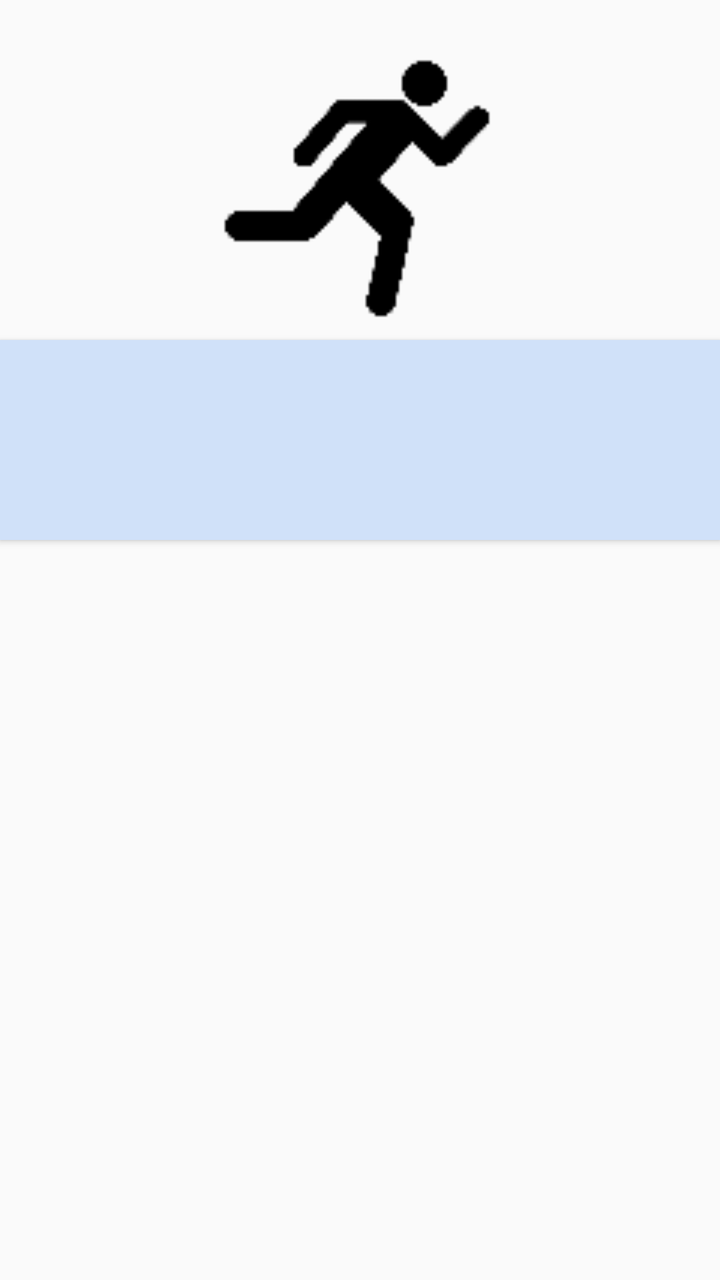
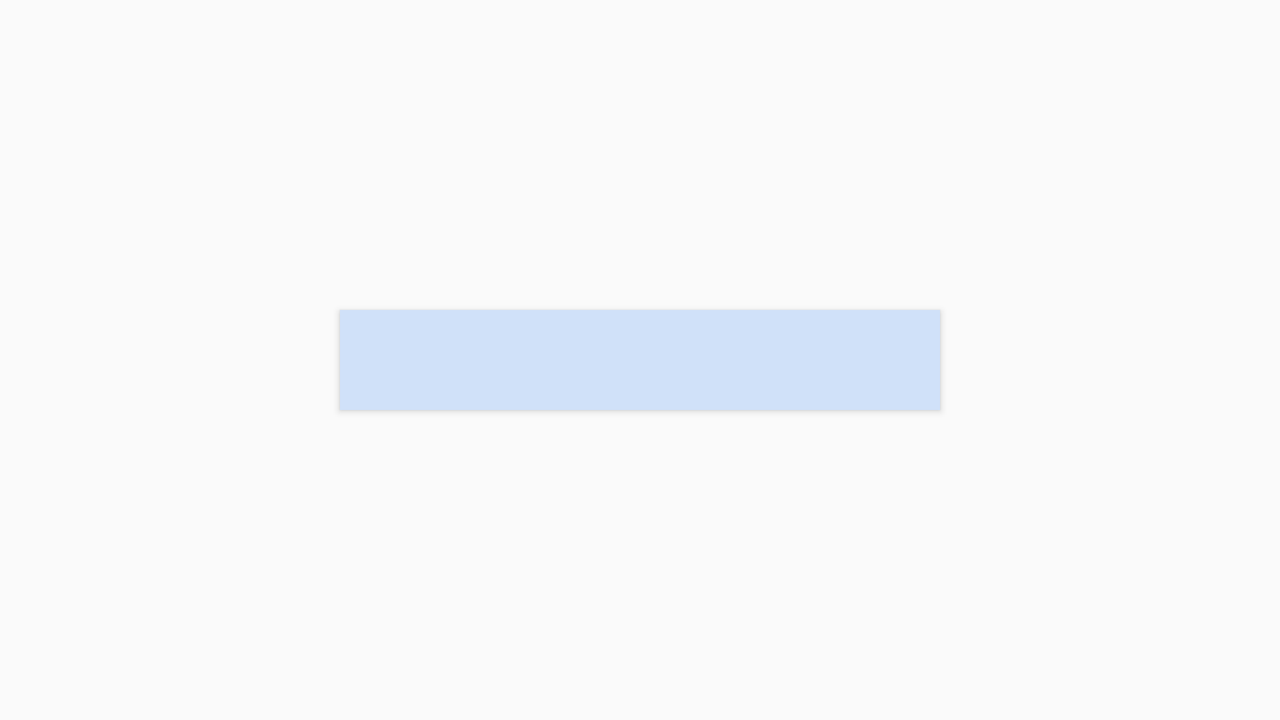

First picture: res/layout/ on a phone held upright. Second picture: the repository's own variant of that layout, on a device whose configuration matches the variant's folder. Source for both follows.
<!-- AndroidManifest.xml: application theme AppTheme -->
<!-- res/layout/activity_exercise.xml -->
<?xml version="1.0" encoding="utf-8"?>
<androidx.appcompat.widget.LinearLayoutCompat xmlns:android="http://schemas.android.com/apk/res/android"
    xmlns:tools="http://schemas.android.com/tools"
    android:layout_width="match_parent"
    android:layout_height="match_parent"
    tools:context=".ExerciseActivity">

    <LinearLayout
        android:layout_width="match_parent"
        android:layout_height="match_parent"
        android:orientation="vertical">

        <ImageView
            android:id="@+id/exerciseSymbol"
            android:layout_width="match_parent"
            android:layout_height="150dp"
            android:layout_marginTop="20dp"
            android:src="@drawable/run" />

        <TextView
            android:id="@+id/waitingBox"
            android:layout_width="match_parent"
            android:layout_height="50dp"
            android:gravity="center"
            android:text="@string/waiting"
            android:textSize="25sp"
            android:visibility="gone" />

        <GridLayout
            android:id="@+id/infoBox"
            android:layout_width="match_parent"
            android:layout_height="200dp"
            android:layout_marginStart="25dp"
            android:layout_marginTop="35dp"
            android:layout_marginEnd="25dp"
            android:columnCount="2"
            android:rowCount="8"
            android:visibility="gone">

            <TextView
                android:layout_width="150dp"
                android:layout_height="30dp"
                android:layout_row="0"
                android:layout_column="0"
                android:text="@string/distance"
                android:textSize="20sp" />

            <TextView
                android:id="@+id/distanceText"
                android:layout_height="30dp"
                android:layout_row="0"
                android:layout_column="1"
                android:layout_gravity="right"
                android:textSize="20sp" />

            <TextView
                android:layout_height="30dp"
                android:layout_row="1"
                android:layout_column="0"
                android:text="@string/speed"
                android:textSize="20sp" />

            <TextView
                android:id="@+id/speedText"
                android:layout_height="30dp"
                android:layout_row="1"
                android:layout_column="1"
                android:layout_gravity="right"
                android:textSize="20sp" />

            <TextView
                android:layout_height="30dp"
                android:layout_row="2"
                android:layout_column="0"
                android:text="@string/breaks"
                android:textSize="20sp" />

            <TextView
                android:id="@+id/breaksText"
                android:layout_height="30dp"
                android:layout_row="2"
                android:layout_column="1"
                android:layout_gravity="right"
                android:textSize="20sp" />

            <TextView
                android:layout_height="30dp"
                android:layout_row="3"
                android:layout_column="0"
                android:text="@string/breakTime"
                android:textSize="20sp" />

            <TextView
                android:id="@+id/breaksTimeText"
                android:layout_height="30dp"
                android:layout_row="3"
                android:layout_column="1"
                android:layout_gravity="right"
                android:textSize="20sp" />

            <TextView
                android:layout_height="30dp"
                android:layout_row="4"
                android:layout_column="0"
                android:text="@string/exerciseTime"
                android:textSize="20sp" />

            <TextView
                android:id="@+id/totalTimeText"
                android:layout_height="30dp"
                android:layout_row="4"
                android:layout_column="1"
                android:layout_gravity="right"
                android:textSize="20sp" />

            <TextView
                android:layout_width="150dp"
                android:layout_height="30dp"
                android:layout_row="5"
                android:layout_column="0"
                android:text="@string/state"
                android:textSize="20sp" />

            <TextView
                android:id="@+id/stateText"
                android:layout_height="30dp"
                android:layout_row="5"
                android:layout_column="1"
                android:layout_gravity="right"
                android:textSize="20sp" />

        </GridLayout>

        <Button
            android:id="@+id/button"
            android:layout_width="match_parent"
            android:layout_height="100dp"
            android:background="@color/lightBlue" />

    </LinearLayout>

</androidx.appcompat.widget.LinearLayoutCompat>
<!-- resources referenced by this layout -->
<resources>
  <color name="lightBlue">#d0e1f9 </color>
  <!-- drawable run: png bitmap (drawable, 1488 bytes) -->
  <string name="breakTime">Break-time</string>
  <string name="breaks">Breaks</string>
  <string name="distance">Distance</string>
  <string name="exerciseTime">Exercise-time</string>
  <string name="speed">Speed</string>
  <string name="state">State</string>
  <string name="waiting">Waiting for GPS to start</string>
  <style name="AppTheme" parent="Theme.AppCompat.Light.DarkActionBar">
          <item name="colorPrimary">@color/blue</item>
          <item name="colorPrimaryDark">@color/darkBlue</item>
          <item name="colorAccent">@color/black</item>
      </style>
  <color name="blue">#4d648d </color>
  <color name="darkBlue">#283655</color>
  <color name="black">#1e1f26 </color>
</resources>
<!-- res/layout-land/activity_exercise.xml (the author's variant of the layout above) -->
<!-- drawn on the phone turned sideways -->
<?xml version="1.0" encoding="utf-8"?>
<androidx.appcompat.widget.LinearLayoutCompat xmlns:android="http://schemas.android.com/apk/res/android"
    xmlns:tools="http://schemas.android.com/tools"
    android:layout_width="match_parent"
    android:layout_height="match_parent"
    tools:context=".ExerciseActivity">

    <LinearLayout
        android:layout_width="match_parent"
        android:layout_height="match_parent"
        android:gravity="center"
        android:orientation="vertical">

        <TextView
            android:id="@+id/waitingBox"
            android:layout_width="match_parent"
            android:layout_height="50dp"
            android:gravity="center"
            android:text="@string/waiting"
            android:textSize="25sp"
            android:visibility="gone" />

        <GridLayout
            android:id="@+id/infoBox"
            android:layout_width="300dp"
            android:layout_height="200dp"
            android:layout_marginStart="25dp"
            android:layout_marginTop="15dp"
            android:layout_marginEnd="25dp"
            android:columnCount="2"
            android:rowCount="8"
            android:visibility="gone">

            <TextView
                android:layout_width="150dp"
                android:layout_height="30dp"
                android:layout_row="0"
                android:layout_column="0"
                android:text="@string/distance"
                android:textSize="20sp" />

            <TextView
                android:id="@+id/distanceText"
                android:layout_height="30dp"
                android:layout_row="0"
                android:layout_column="1"
                android:layout_gravity="right"
                android:textSize="20sp" />

            <TextView
                android:layout_height="30dp"
                android:layout_row="1"
                android:layout_column="0"
                android:text="@string/speed"
                android:textSize="20sp" />

            <TextView
                android:id="@+id/speedText"
                android:layout_height="30dp"
                android:layout_row="1"
                android:layout_column="1"
                android:layout_gravity="right"
                android:textSize="20sp" />

            <TextView
                android:layout_height="30dp"
                android:layout_row="2"
                android:layout_column="0"
                android:text="@string/breaks"
                android:textSize="20sp" />

            <TextView
                android:id="@+id/breaksText"
                android:layout_height="30dp"
                android:layout_row="2"
                android:layout_column="1"
                android:layout_gravity="right"
                android:textSize="20sp" />

            <TextView
                android:layout_height="30dp"
                android:layout_row="3"
                android:layout_column="0"
                android:text="@string/breakTime"
                android:textSize="20sp" />

            <TextView
                android:id="@+id/breaksTimeText"
                android:layout_height="30dp"
                android:layout_row="3"
                android:layout_column="1"
                android:layout_gravity="right"
                android:textSize="20sp" />

            <TextView
                android:layout_height="30dp"
                android:layout_row="4"
                android:layout_column="0"
                android:text="@string/exerciseTime"
                android:textSize="20sp" />

            <TextView
                android:id="@+id/totalTimeText"
                android:layout_height="30dp"
                android:layout_row="4"
                android:layout_column="1"
                android:layout_gravity="right"
                android:textSize="20sp" />

            <TextView
                android:layout_width="150dp"
                android:layout_height="30dp"
                android:layout_row="5"
                android:layout_column="0"
                android:text="@string/state"
                android:textSize="20sp" />

            <TextView
                android:id="@+id/stateText"
                android:layout_height="30dp"
                android:layout_row="5"
                android:layout_column="1"
                android:layout_gravity="right"
                android:textSize="20sp" />

        </GridLayout>

        <Button
            android:id="@+id/button"
            android:layout_width="300dp"
            android:layout_height="50dp"
            android:background="@color/lightBlue" />

    </LinearLayout>

</androidx.appcompat.widget.LinearLayoutCompat>
<!-- resources referenced by the variant -->
<!-- as the phone turned sideways resolves them -->
<resources>
  <color name="lightBlue">#d0e1f9 </color>
  <string name="breakTime">Break-time</string>
  <string name="breaks">Breaks</string>
  <string name="distance">Distance</string>
  <string name="exerciseTime">Exercise-time</string>
  <string name="speed">Speed</string>
  <string name="state">State</string>
  <string name="waiting">Waiting for GPS to start</string>
  <style name="AppTheme" parent="Theme.AppCompat.Light.DarkActionBar">
          <item name="colorPrimary">@color/blue</item>
          <item name="colorPrimaryDark">@color/darkBlue</item>
          <item name="colorAccent">@color/black</item>
      </style>
  <color name="blue">#4d648d </color>
  <color name="darkBlue">#283655</color>
  <color name="black">#1e1f26 </color>
</resources>
